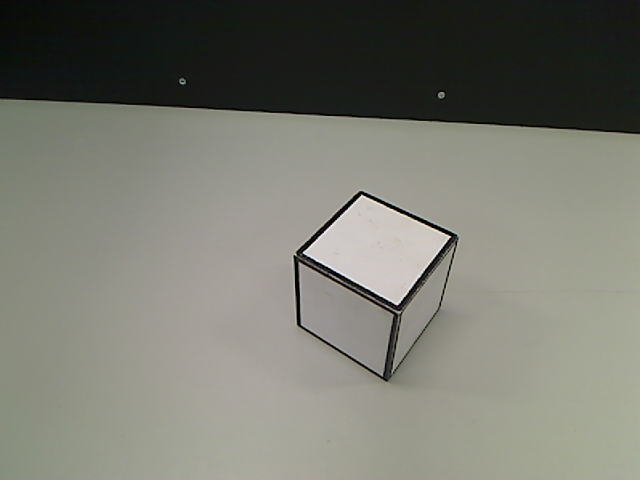
#> input picture robotVision/cubo_blanco.png, 640 x 480 px, given in place of the camera
$ python visionRobot.py   (Python 2 division)   (older library calls are emulated)
#> lines starting #> are read from the running program, lines starting #| are printed output that depends on the picture; after the words box and inside, x2 and y2 are one past the last pixel; in counts of white or black regions, pixels touching at a corner belong together
### visionRobot/camera.py
import os
import cv2
import numpy as np
import math
import time

CAMERA_MATRIX = [[555.81341097, 0. ,323.81267756], [0., 555.07406939, 244.96419131], [0., 0.,1.]]
DIST_COEFS = [[0.26812386, -1.12309446,  0.00970802, -0.00178942,  0.97162928]]
POLYLINE = np.array([[0, 250], [640, 250], [640, 480], [0, 480]], np.int32)
ANGLE = 45

class FormStencil:
    def __init__(self, poly_lines):
        self.poly_lines = []
        for poly_line in poly_lines:
            poly_line_reshaped = poly_line.reshape((-1, 1, 2))
            self.poly_lines.append(poly_line_reshaped)

    def apply(self, img_mask):
        img_result = np.copy(img_mask)
        cv2.fillPoly(img_result, self.poly_lines, (0, 0, 0))
        return img_result


class NoCameraDetectedException(Exception):
    def __init__(self):
        pass


class Camera():

    def __init__(self):
        self.capt_obj = cv2.VideoCapture(1)
        self.camera_matrix = np.array(CAMERA_MATRIX)
        self.distortion_matrix = np.array(DIST_COEFS)
        self.polyline = POLYLINE
        flags, img = self.capt_obj.read()
#> img is the input picture: shape (480, 640, 3); mean B, G, R 112.2, 121.7, 121
        if flags is False:
            raise NoCameraDetectedException()

    def getCapt(self):
        self.capt_obj.grab()
        return self.capt_obj

    def remmaping_image(self, image):
        h,  w = image.shape[:2]
        newcameramtx, roi=cv2.getOptimalNewCameraMatrix(self.camera_matrix, self.distortion_matrix, (w, h), 1, (w, h))
        img_dst = cv2.undistort(image, self.camera_matrix, self.distortion_matrix, None, newcameramtx)
        # crop the image
        x,y,w,h = roi
        img_dst = img_dst[y:y+h, x:x+w]
        return img_dst

    # [15 lines left out: functions apply_filter_color_cubes, apply_filter_black_cube, not called in this run]

    def apply_polyline(self, image):
        stencil = FormStencil([self.polyline])
        mask = stencil.apply(image)
        return mask

    # [82 lines left out: functions find_contour_cube_black, find_largest_contour_color, get_moment, find_marker_image, define_contour_array, get_angle_cube and 2 more, not called in this run]

    def _angle_cos(self, p0, p1, p2):
        d1, d2 = (p0-p1).astype('float'), (p2-p1).astype('float')
        return abs( np.dot(d1, d2) / np.sqrt( np.dot(d1, d1)*np.dot(d2, d2) ) )

    def _find_squares(self, img):
        img = cv2.GaussianBlur(img, (5, 5), 0)
        squares = []
        for gray in cv2.split(img):
            for thrs in xrange(0, 255, 26):
                if thrs == 0:
                    bin = cv2.Canny(gray, 0, 50, apertureSize=5)
                    bin = cv2.dilate(bin, None)
                else:
                    retval, bin = cv2.threshold(gray, thrs, 255, cv2.THRESH_BINARY)
                contours, hierarchy = cv2.findContours(bin, cv2.RETR_LIST, cv2.CHAIN_APPROX_SIMPLE)
                max_area = 0
                largest_contour = None
                for cnt in contours:
                    cnt_len = cv2.arcLength(cnt, True)
                    cnt = cv2.approxPolyDP(cnt, 0.02*cnt_len, True)
                    if len(cnt) == 4 and cv2.contourArea(cnt) > 1000 and cv2.isContourConvex(cnt):
                        cnt = cnt.reshape(-1, 2)
                        max_cos = np.max([self._angle_cos( cnt[i], cnt[(i+1) % 4], cnt[(i+2) % 4] ) for i in xrange(4)])
                        if max_cos < 0.3:
                            squares.append(cnt)
        return squares


    def _getPerimeter(self, square):
        return math.fabs(square[1][1] - square[0][1]) + math.fabs(square[2][1] - square[3][1]) +\
               math.fabs(square[0][0] - square[3][0]) + math.fabs(square[1][0] - square[2][0])


    def _filterSquares(self, squares):
        biggest = None
        max_area = 0
        approx = ''
        newSquares = []
        for square in squares:
            area = cv2.contourArea(square)
            if square[0][0] != 1 and square[0][1] != 1:
                if area > 6000 and area < 100000 :
                    newSquares.append(square)

        # [5 lines of commented-out code are left out]
        return newSquares

### visionRobot/cube.py
import cv2
import numpy as np

RANGES_FOR_COLOR_FILTER = {'red': [([169, 73, 92], [179, 255, 255]), ([0, 73, 92], [2, 255, 255])],
                           'green': [([30, 110, 110], [50, 255, 255])],
                           'blue': [([95, 80, 80], [115, 255, 255])],
                           'yellow': [([22, 130, 130], [32, 255, 255])]}

PARAMETERS_FOR_FORM_FILTER = {'red': ([2], [9]),
                              'green': ([5], [8]),
                              'blue': ([5], [8]),
                              'yellow': ([2], [4])}


class ColorFilter:
    def __init__(self, color_range):
        self.color_range = color_range


    # [10 lines left out: function apply, not called in this run]


class FormFilter:
    def __init__(self, iteration_range):
        self.erode_iteration = np.array(iteration_range[0])
        self.dilate_iteration = np.array(iteration_range[1])

    # [14 lines left out: functions apply, _apply_stencil, not called in this run]


class Cube:
    # [24 lines left out: functions __init__, apply_filters, find_position, _find_position_in_world, not called in this run]


class WhiteCube(Cube):
    def __init__(self):
        self.color = 'white'
        self.position = None
        self.attempt_without_position_remaining = 0
        self.white_filter = ColorFilter([([0, 0, 200], [180, 23, 255])])
        self.black_filter = ColorFilter([([0, 0, 0], [180, 256, 145])])
        self.form_filter = FormFilter([4, 4, 2])
        self.black_form_filter = FormFilter([0, 5, 3])

    # [23 lines left out: functions apply_filters, filter_white_cube, not called in this run]


class BlackCube(Cube):
    # [21 lines left out: functions __init__, apply_filters, not called in this run]

### visionRobot/visionRobot.py
import time
import math
from camera import Camera
from cube import *
from numpy import ndarray

class VisionRobot():

    def __init__(self, a_camera):
        self.camera = a_camera

    # [62 lines left out: functions get_image, find_contour_cube, find_angle_cube, define_corner_number, get_marker_cube, apply_mask_image and 1 more, not called in this run]


    def mouse_click_callback(self, event, x, y, flags, param):
        if event == cv2.EVENT_LBUTTONDBLCLK:
            print "Click at %d, %d" % (x, y)

    # [8 lines left out: function get_chanel, not called in this run]


if __name__ == "__main__":


    cv2.namedWindow('BGR', cv2.WINDOW_AUTOSIZE)
    cv2.namedWindow('masque', cv2.WINDOW_AUTOSIZE)

    camera = Camera()
    cap = camera.getCapt()
    vision = VisionRobot(camera)
    mouse = vision.mouse_click_callback
    cv2.setMouseCallback('BGR', mouse)

    while cap.isOpened():

        # Take each frame
        _, image = cap.read()
        ##flags_i, image = cap.retrieve(None, cv2.CAP_OPENNI_BGR_IMAGE)

        height, width, depth = image.shape
#> height = 480; width = 640; depth = 3
        # cube = Cube("blue")
        # cube = BlackCube()
        cube = WhiteCube()
        image = camera.remmaping_image(image)
#> in remmaping_image, `img_dst = cv2.undistort(image, self.camera_matrix, self.distortion_mat..`:
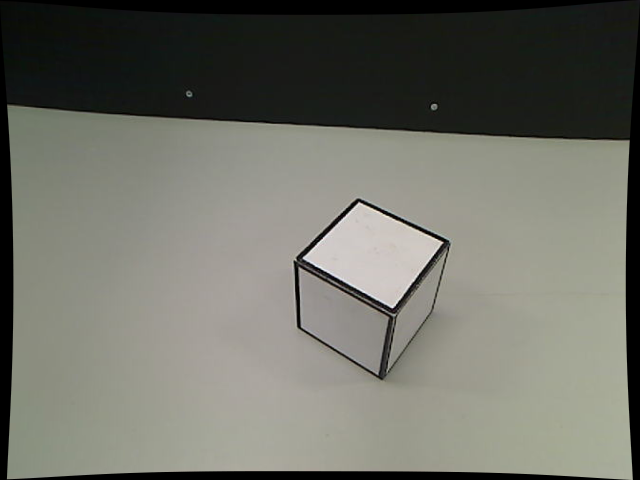
#> img_dst: shape (480, 640, 3); mean B, G, R 103.3, 112.1, 111.4
#> in remmaping_image, `img_dst = img_dst[y:y+h, x:x+w]`:
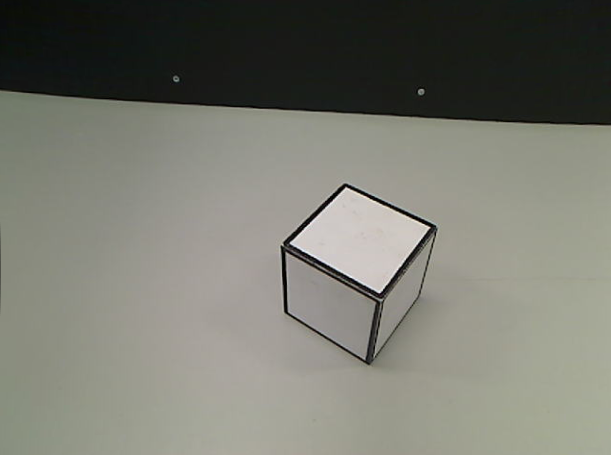
#> img_dst: shape (455, 611, 3); mean B, G, R 111.8, 121.3, 120.6
        img_gray = cv2.cvtColor(image, cv2.COLOR_BGR2GRAY)
        img_gray = camera.apply_polyline(img_gray)
#> in apply, `cv2.fillPoly(img_result, self.poly_lines, (0, 0, 0))`:
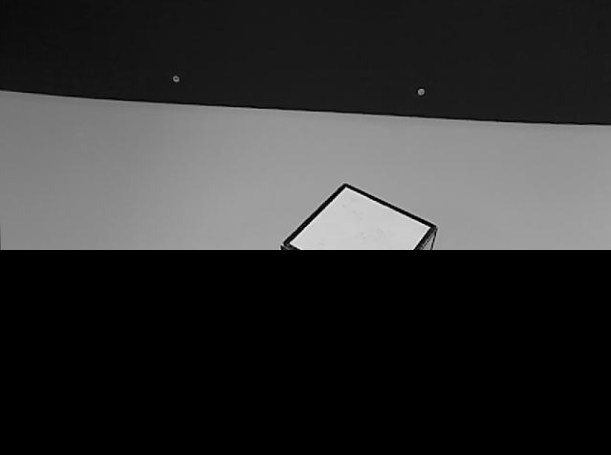
#> img_result: shape (455, 611); min 0, max 241, mean 50.8
        squares = camera._find_squares(img_gray)
#> the loop in _find_squares, `for gray in cv2.split(img):` made 1 pass
#> after the loop in _find_squares, `for gray in cv2.split(img):`: bin: shape (455, 611); every value is 0
#> after the loop in _find_squares, `for gray in cv2.split(img):`: cnt = contour of 9 points, box (x1, y1, x2, y2) (330, 199, 337, 206), area 2; max_cos = 0.67; squares = [[[610, 74], [0, 89], [0, 250], [610, 250]]]
#> squares = [[[610, 74], [0, 89], [0, 250], [610, 250]]]
        square = camera._filterSquares(squares)
#> the loop in _filterSquares, `for square in squares:` made 1 pass
#> (square, area) on pass 1: ([[610, 74], [0, 89], [0, 250], [610, 250]], 102785)
#> after the loop in _filterSquares, `for square in squares:`: newSquares = []
#> square = []
        #contour = vision.find_contour_cube(image, cube)
        try:
            # [16 lines of commented-out code are left out]
            cv2.drawContours(image,square,-1,(0,255,0),6)

        except:
            pass

        cv2.imshow('BGR', image)

        k = cv2.waitKey(5) & 0xFF
#> (key Esc is pressed here)
        if k == 27:
            break

    cv2.destroyAllWindows()
